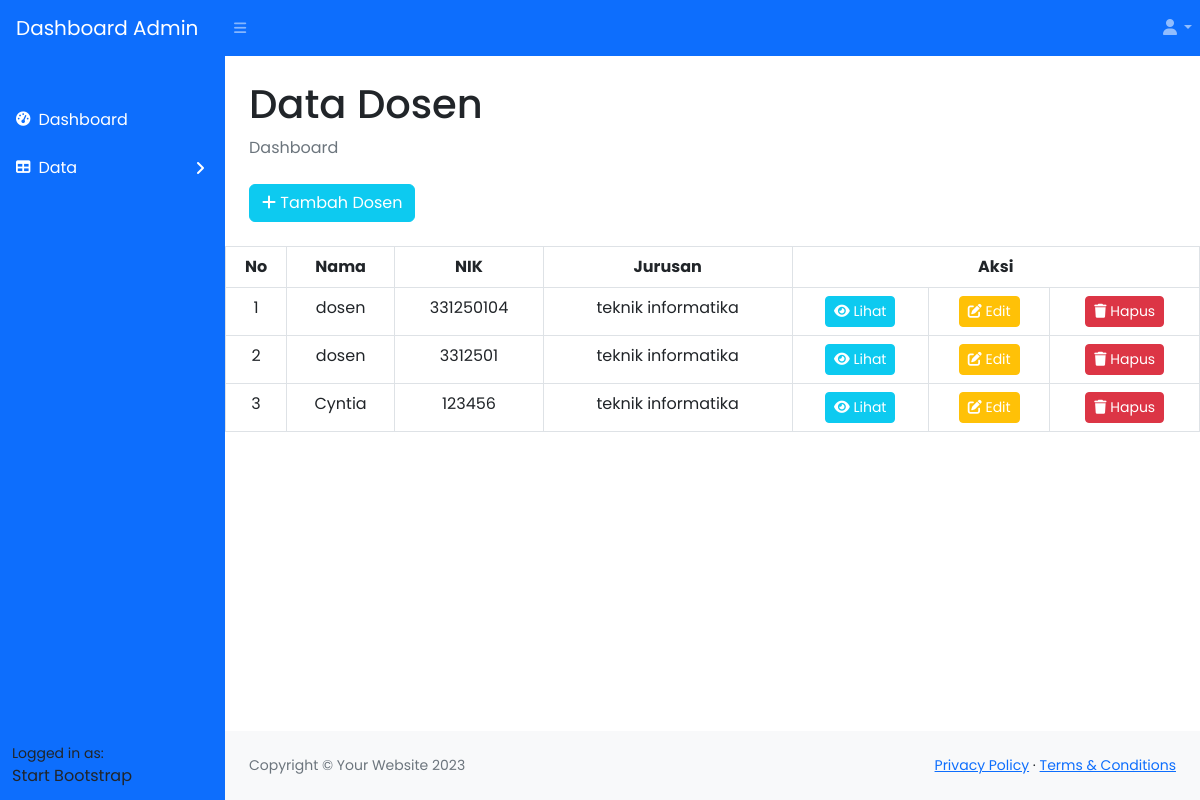
Page /dashboard/data_dosen.php (signed in) on the committed database.
### tables this page shows
CREATE TABLE `users` (
  `id` int(11) NOT NULL,
  `nama` varchar(100) NOT NULL,
  `username` varchar(255) NOT NULL,
  `password` varchar(255) NOT NULL,
  `foto_profil` varchar(255) DEFAULT NULL,
  `deskripsi_diri` varchar(255) DEFAULT NULL,
  `prestasi` varchar(255) DEFAULT NULL,
  `jurusan` enum('teknik mesin','teknik informatika','teknik elektro','manajemen bisnis') DEFAULT NULL,
  `role` enum('mahasiswa','dosen','admin') NOT NULL
);

### dashboard/data_dosen.php (the view, shortened to what this page needs)
<?php
include '../koneksi.php';
$query = "SELECT * FROM users WHERE role='dosen'";
$data = mysqli_query($koneksi, $query);
$result = mysqli_num_rows($data);
?>
<!DOCTYPE html>
<html lang="en">
    <head>
        <link href="https://cdn.jsdelivr.net/npm/simple-datatables@7.1.2/dist/style.min.css" rel="stylesheet" />
        <link href="css/styles.css" rel="stylesheet" />
        <link rel="stylesheet" href="https://cdnjs.cloudflare.com/ajax/libs/font-awesome/6.4.2/css/all.min.css" />
    </head>
    <body class="sb-nav-fixed">
        <nav class="sb-topnav navbar navbar-expand navbar-dark bg-primary">
            <a class="navbar-brand ps-3" href="dashboard.php">Dashboard Admin</a>
            <button class="btn btn-link btn-sm order-1 order-lg-0 me-4 me-lg-0" id="sidebarToggle" href="#!"><i class="fas fa-bars"></i></button>
            <ul class="navbar-nav ms-auto">
                <li class="nav-item dropdown">
                    <a class="nav-link dropdown-toggle" id="navbarDropdown" href="#" role="button" data-bs-toggle="dropdown" aria-expanded="false"><i class="fas fa-user fa-fw"></i></a>
                </li>
            </ul>
        </nav>
        <div id="layoutSidenav">
            <div id="layoutSidenav_nav">
                <nav class="sb-sidenav accordion bg-primary" id="sidenavAccordion">
                    <div class="sb-sidenav-menu">
                        <div class="nav">
                            <div class="sb-sidenav-menu-heading"></div>
                            <a class="nav-link text-white" href="dashboard.php">
                                <div class="sb-nav-link-icon"><i class="fa-solid fa-tachometer-alt"></i></div>
                                Dashboard
                            </a>
                            <a class="nav-link collapsed text-white" href="#" data-bs-toggle="collapse" data-bs-target="#collapseLayouts" aria-expanded="false" aria-controls="collapseLayouts">
                                <div class="sb-nav-link-icon"><i class="fas fa-table"></i></div>
                                Data
                                <div class="sb-sidenav-collapse-arrow"><i class="fas fa-angle-down"></i></div>
                            </a>
                        </div>
                    </div>
                    <div class="sb-sidenav-footer">
                        <div class="small">Logged in as:</div>
                        Start Bootstrap
                    </div>
                </nav>
            </div>
            <div id="layoutSidenav_content">
                <main>
                    <div class="container-fluid px-4">
                        <h1 class="mt-4">Data Dosen</h1>
                        <ol class="breadcrumb mb-4">
                            <li class="breadcrumb-item active">Dashboard</li>
                        </ol>
                        <a href="tambah_dosen.php" class="btn btn-info text-white mb-4">
    <i class="fas fa-plus"></i> Tambah Dosen
  </a>
                    </div>
                    <div class="table-responsive">
                   <table class="table table-bordered text-center">
    <tr>
        <th>No</th>
        <th>Nama</th>
        <th>NIK</th>
        <th>Jurusan</th>
        <th colspan="3">Aksi</th>
    </tr>
    <?php
    if ($result > 0) {
        $no = 1;
        while ($row = mysqli_fetch_assoc($data)) :
    ?>
    <tr>
        <td><?= $no++; ?></td>
        <td><?= $row['nama']; ?></td>
        <td><?= $row['username']; ?></td>
        <td><?= !empty($row['jurusan']) ? $row['jurusan'] : 'Belum diatur'; ?></td>
        <td>
            <button class="btn btn-info btn-sm text-white" data-bs-toggle="modal" data-bs-target="#modalLihat<?= $row['id']; ?>">
                <i class="fas fa-eye"></i> Lihat
            </button>
        </td>
        <td>
            <a href="edit_dosen.php?id=<?= $row['id']; ?>" class="btn btn-warning btn-sm text-white">
                <i class="fas fa-edit"></i> Edit
            </a>
        </td>
        <td>
            <a onclick="return confirm('Yakin ingin menghapus?')" href="hapus_dosen.php?id=<?= $row['id']; ?>" class="btn btn-danger btn-sm">
                <i class="fas fa-trash"></i> Hapus
            </a>
        </td>
    </tr>
    <?php endwhile; } else { ?>
    <tr>
        <td colspan="7" class="text-center text-muted">Tidak ada data dosen</td>
    </tr>
    <?php } ?>
</table>
                    </div>
                </main>
                <footer class="py-4 bg-light mt-auto">
                    <div class="container-fluid px-4">
                        <div class="d-flex align-items-center justify-content-between small">
                            <div class="text-muted">Copyright &copy; Your Website 2023</div>
                            <div>
                                <a href="#">Privacy Policy</a>
                                &middot;
                                <a href="#">Terms &amp; Conditions</a>
                            </div>
                        </div>
                    </div>
                </footer>
            </div>
        </div>
    </body>
</html>

### rows in the picture
users: nama "dosen", username "331250104", jurusan "teknik informatika"
users: nama "dosen", username "3312501", jurusan "teknik informatika"
users: nama "Cyntia", username "123456", jurusan "teknik informatika"
